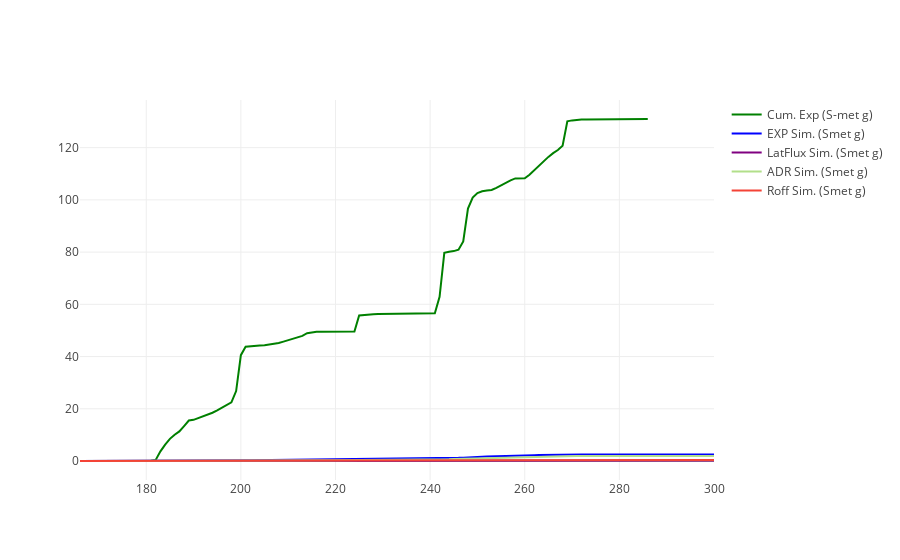

Here is the notebook cell this chart was saved with:
### Code cell
figname = "MQcomponents.png"

%matplotlib inline
import plotlycred

online = False
if online:
    # fig = py.iplot(data) 
    fig = go.Figure(data=data) # , layout=layout)
    py.image.save_as(fig, filename=figname)
    # py.plot(fig, filename=figname) # Opens in web
else:
    fig = go.Figure(data=data) # , layout=layout)
    iplot(fig)

### Figure 1 — Plotly figure (JSON) as saved in the notebook; plotly's stock layout.template omitted (floating-point values rounded to 4 significant figures; data arrays with more than 128 entries replaced by an {"elided": "..."} marker saying what was removed)
{"data": [{"marker": {"color": "green"}, "mode": "lines", "name": "Cum. Exp (S-met g)", "type": "scatter", "x": {"elided": "135 int values"}, "y": {"elided": "135 float values"}}, {"marker": {"color": "blue"}, "mode": "lines", "name": "EXP Sim. (Smet g)", "type": "scatter", "x": {"elided": "135 int values"}, "y": {"elided": "135 float values"}}, {"marker": {"color": "purple"}, "mode": "lines", "name": "LatFlux Sim. (Smet g)", "type": "scatter", "x": {"elided": "135 int values"}, "y": {"elided": "135 float values"}}, {"marker": {"color": "rgb(178,223,138)"}, "mode": "lines", "name": "ADR Sim. (Smet g)", "type": "scatter", "x": {"elided": "135 int values"}, "y": {"elided": "135 float values"}}, {"marker": {"color": "#F44336"}, "mode": "lines", "name": "Roff Sim. (Smet g)", "type": "scatter", "x": {"elided": "135 int values"}, "y": {"elided": "135 float values"}}], "layout": {}}
